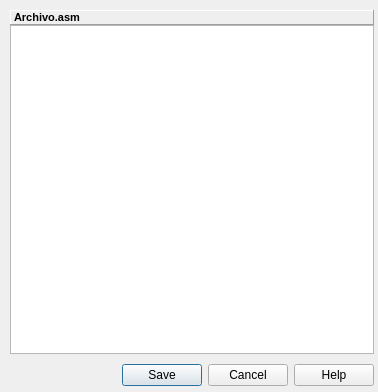
<?xml version="1.0" encoding="UTF-8"?>
<ui version="4.0">
 <class>editFile</class>
 <widget class="QDialog" name="editFile">
  <property name="geometry">
   <rect>
    <x>0</x>
    <y>0</y>
    <width>378</width>
    <height>392</height>
   </rect>
  </property>
  <property name="sizePolicy">
   <sizepolicy hsizetype="Fixed" vsizetype="Fixed">
    <horstretch>0</horstretch>
    <verstretch>0</verstretch>
   </sizepolicy>
  </property>
  <property name="minimumSize">
   <size>
    <width>378</width>
    <height>392</height>
   </size>
  </property>
  <property name="maximumSize">
   <size>
    <width>378</width>
    <height>392</height>
   </size>
  </property>
  <property name="windowTitle">
   <string>Editor de código fuente</string>
  </property>
  <widget class="QWidget" name="gridLayoutWidget">
   <property name="geometry">
    <rect>
     <x>10</x>
     <y>10</y>
     <width>364</width>
     <height>376</height>
    </rect>
   </property>
   <layout class="QGridLayout" name="gridLayout">
    <property name="sizeConstraint">
     <enum>QLayout::SetDefaultConstraint</enum>
    </property>
    <property name="verticalSpacing">
     <number>10</number>
    </property>
    <item row="1" column="0">
     <layout class="QHBoxLayout" name="horizontalLayout">
      <item>
       <widget class="QTextEdit" name="editFile_2">
        <property name="sizePolicy">
         <sizepolicy hsizetype="Expanding" vsizetype="Expanding">
          <horstretch>0</horstretch>
          <verstretch>0</verstretch>
         </sizepolicy>
        </property>
        <property name="minimumSize">
         <size>
          <width>360</width>
          <height>230</height>
         </size>
        </property>
        <property name="maximumSize">
         <size>
          <width>1200</width>
          <height>1200</height>
         </size>
        </property>
       </widget>
      </item>
     </layout>
    </item>
    <item row="1" column="0">
     <layout class="QHBoxLayout" name="horizontalLayout_3">
      <property name="sizeConstraint">
       <enum>QLayout::SetMaximumSize</enum>
      </property>
      <property name="leftMargin">
       <number>0</number>
      </property>
     </layout>
    </item>
    <item row="2" column="0">
     <layout class="QHBoxLayout" name="horizontalLayout_2">
      <property name="sizeConstraint">
       <enum>QLayout::SetDefaultConstraint</enum>
      </property>
      <item>
       <widget class="QDialogButtonBox" name="buttonBox">
        <property name="font">
         <font>
          <family>Arial</family>
         </font>
        </property>
        <property name="orientation">
         <enum>Qt::Horizontal</enum>
        </property>
        <property name="standardButtons">
         <set>QDialogButtonBox::Cancel|QDialogButtonBox::Help|QDialogButtonBox::Save</set>
        </property>
       </widget>
      </item>
     </layout>
    </item>
    <item row="0" column="0">
     <widget class="QLabel" name="label">
      <property name="sizePolicy">
       <sizepolicy hsizetype="Preferred" vsizetype="Preferred">
        <horstretch>0</horstretch>
        <verstretch>0</verstretch>
       </sizepolicy>
      </property>
      <property name="font">
       <font>
        <family>Arial</family>
        <pointsize>8</pointsize>
        <weight>75</weight>
        <bold>true</bold>
       </font>
      </property>
      <property name="frameShape">
       <enum>QFrame::Panel</enum>
      </property>
      <property name="frameShadow">
       <enum>QFrame::Raised</enum>
      </property>
      <property name="lineWidth">
       <number>1</number>
      </property>
      <property name="text">
       <string>Archivo.asm</string>
      </property>
     </widget>
    </item>
   </layout>
  </widget>
 </widget>
 <resources/>
 <connections>
  <connection>
   <sender>buttonBox</sender>
   <signal>accepted()</signal>
   <receiver>editFile</receiver>
   <slot>accept()</slot>
   <hints>
    <hint type="sourcelabel">
     <x>248</x>
     <y>254</y>
    </hint>
    <hint type="destinationlabel">
     <x>157</x>
     <y>274</y>
    </hint>
   </hints>
  </connection>
  <connection>
   <sender>buttonBox</sender>
   <signal>rejected()</signal>
   <receiver>editFile</receiver>
   <slot>reject()</slot>
   <hints>
    <hint type="sourcelabel">
     <x>316</x>
     <y>260</y>
    </hint>
    <hint type="destinationlabel">
     <x>286</x>
     <y>274</y>
    </hint>
   </hints>
  </connection>
 </connections>
</ui>
